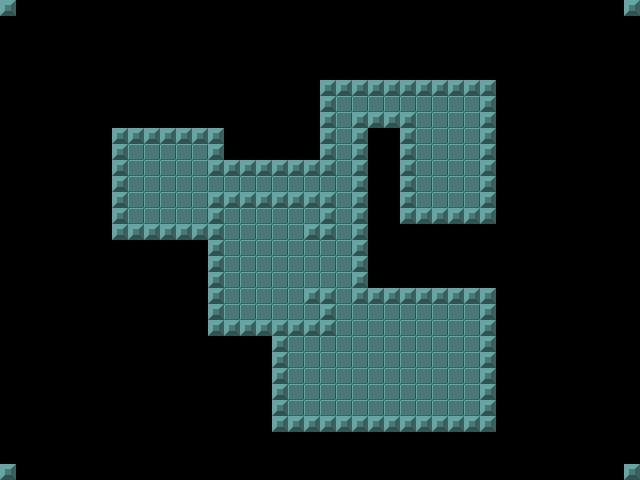

A 2D game scene composited from a Tiled map and its tileset images. What follows is a short description and the map's XML, with each tile layer's data collapsed to a summary:
An orthogonal 40x30 tile map with 16x16 px tiles, 2 tile layers (floor, walls) and 19 objects (15x coin, 3x enemy, player_start).

<map version="1.0" orientation="orthogonal" width="40" height="30" tilewidth="16" tileheight="16">
 <tileset firstgid="1" name="Tiles" tilewidth="16" tileheight="16">
  <image source="../images/tiles.png" width="48" height="16" />
 </tileset>
 <layer name="floor" width="40" height="30">
  <properties>
   <property name="nocollide" value="true" />
   <property name="tileset" value="Tiles" />
  </properties>
  <data>[1200 cells, 202 non-empty, 2 distinct tile ids]</data>
 </layer>
 <layer name="walls" width="40" height="30">
  <properties>
   <property name="tileset" value="Tiles" />
  </properties>
  <data>[1200 cells, 627 non-empty, 2 distinct tile ids]</data>
 </layer>
 <objectgroup name="entities" width="40" height="30">
  <object name="start" type="player_start" x="160" y="176" width="16" height="16" />
  <object type="coin" x="240" y="176" width="16" height="16" />
  <object type="coin" x="336" y="208" width="16" height="16" />
  <object type="coin" x="240" y="224" width="16" height="16" />
  <object type="coin" x="256" y="272" width="16" height="16" />
  <object type="coin" x="448" y="112" width="16" height="16" />
  <object type="coin" x="432" y="176" width="16" height="16" />
  <object type="coin" x="448" y="144" width="16" height="16" />
  <object type="coin" x="304" y="352" width="16" height="16" />
  <object type="coin" x="368" y="384" width="16" height="16" />
  <object type="coin" x="400" y="384" width="16" height="16" />
  <object type="coin" x="432" y="368" width="16" height="16" />
  <object type="coin" x="464" y="384" width="16" height="16" />
  <object type="coin" x="400" y="304" width="16" height="16" />
  <object type="enemy" x="416" y="112" width="16" height="16">
   <properties>
    <property name="etype" value="0" />
   </properties>
   <ellipse />
  </object>
  <object type="enemy" x="288" y="256" width="16" height="16">
   <properties>
    <property name="etype" value="0" />
   </properties>
   <ellipse />
  </object>
  <object type="enemy" x="368" y="336" width="16" height="16">
   <properties>
    <property name="etype" value="1" />
   </properties>
   <ellipse />
  </object>
  <object type="coin" x="288" y="400" width="16" height="16" />
  <object type="coin" x="272" y="208" width="16" height="16" />
 </objectgroup>
</map>
